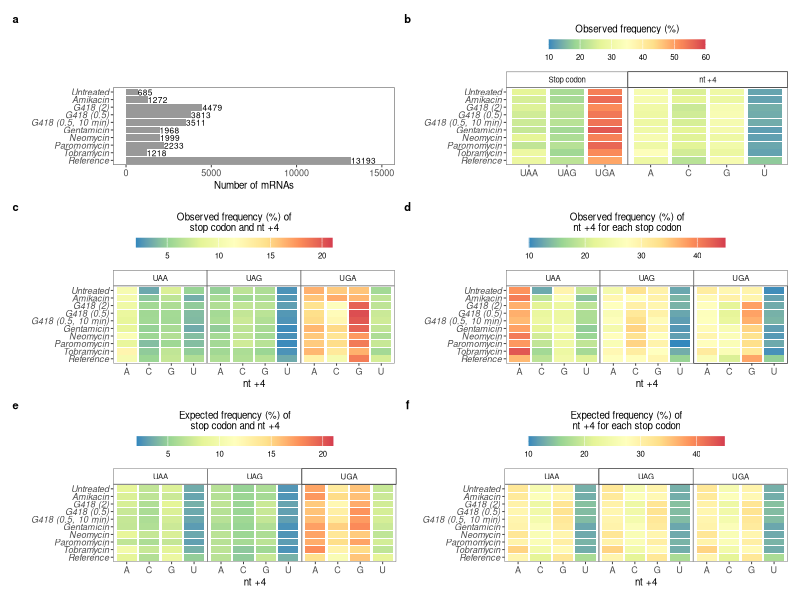

The R source for this figure:
# ----------------------------------------
# Figure S3
# ----------------------------------------

library(dplyr)
library(ggplot2)

stop4_chisq <- read.table("../Data/chisq_proportion_stop4.txt", header = TRUE)
stop4_chisq <- stop4_chisq %>% group_by(Sample, stop_codon) %>% mutate(total_by_stop = sum(observed_count))
stop4_chisq$expected_fraction_by_stop <- stop4_chisq$expected_count / stop4_chisq$total_by_stop
stop4_chisq$observed_fraction_by_stop <- stop4_chisq$observed_count / stop4_chisq$total_by_stop
stop4_chisq$Sample <- recode_factor(stop4_chisq$Sample, Untr = "Untreated", Amik = "Amikacin", 
                                    G418_2000 = "G418 (2)", G418_500 = "G418 (0.5)", G418_500_10min = "G418 (0.5, 10 min)",  
                                    Genta = "Gentamicin", Neo = "Neomycin", Parom = "Paromomycin", Tobra = "Tobramycin", 
                                    Reference = "Reference")

# Number of mRNAs in each group
dfn <- stop4_chisq %>% group_by(Sample) %>% summarise(n = sum(observed_count))
p_n <- ggplot(dfn, aes(x = n, y = Sample)) + 
  geom_col(fill = "#999999") + geom_text(aes(label = n), hjust = 0, size = 6/.pt) +
  scale_y_discrete(limits = rev(levels(stop4_chisq$Sample))) +
  coord_cartesian(xlim = c(0, 15000)) +
  xlab("Number of mRNAs") + ylab("") +
  theme_bw(base_size = 7) + 
  theme(panel.grid = element_blank(), axis.text.y = element_text(face = "italic", size = 6.5), axis.text.x = element_text(size = 6.5))

# Observed frequency of stop codon and nt +4 together
p_stop4_ob <- ggplot(stop4_chisq) +
  geom_tile(aes(x = nt_p04, y = Sample, fill = observed_fraction*100), height = 0.9, width = 0.9) +
  facet_grid(.~stop_codon) +
  scale_fill_distiller(name = "Observed frequency (%) of\nstop codon and nt +4", palette = "Spectral", limit = c(2, 21)) +
  scale_y_discrete(limits = rev(levels(stop4_chisq$Sample))) +
  xlab("nt +4") + ylab("") +
  theme_bw(base_size = 7) + 
  theme(panel.grid = element_blank(), panel.spacing = unit(0, "cm"), panel.border = element_rect(size = 0.25),
        legend.position = "top", legend.box = "horizontal", legend.title = element_text(hjust = 0.5, vjust = 1), legend.margin = margin(r = 1, unit = "cm"),
        axis.text.y = element_text(face = "italic", size = 6.5), axis.text.x = element_text(size = 6.5),
        strip.text.y = element_text(angle = 0, size = 7), strip.background = element_rect(fill = "white", size = 0.25)) +
  guides(fill = guide_colourbar(order = 1, barwidth = unit(5, "cm"), barheight = unit(0.25, "cm"), 
                                title.position = "top"))

# Expected frequency of stop codon and nt +4 together
p_stop4_ex <- ggplot(stop4_chisq) +
  geom_tile(aes(x = nt_p04, y = Sample, fill = expected_fraction*100), height = 0.9, width = 0.9) +
  facet_grid(.~stop_codon) +
  scale_fill_distiller(name = "Expected frequency (%) of\nstop codon and nt +4", palette = "Spectral", limit = c(2, 21)) +
  scale_y_discrete(limits = rev(levels(stop4_chisq$Sample))) +
  xlab("nt +4") + ylab("") +
  theme_bw(base_size = 7) + 
  theme(panel.grid = element_blank(), panel.spacing = unit(0, "cm"), panel.border = element_rect(size = 0.25),
        legend.position = "top", legend.box = "horizontal", legend.title = element_text(hjust = 0.5, vjust = 1), legend.margin = margin(r = 1, unit = "cm"),
        axis.text.y = element_text(face = "italic", size = 6.5), axis.text.x = element_text(size = 6.5),
        strip.text.y = element_text(angle = 0, size = 7), strip.background = element_rect(fill = "white", size = 0.25)) +
  guides(fill = guide_colourbar(order = 1, barwidth = unit(5, "cm"), barheight = unit(0.25, "cm"), 
                                title.position = "top"))

# Observed frequency of stop codon and nt +4, separately
df_stop <- stop4_chisq %>% group_by(Sample, stop_codon) %>% summarise(count = sum(observed_count))
df_stop <- df_stop %>% group_by(Sample) %>% mutate(fraction = count / sum(count))
colnames(df_stop)[2] <- "position"
df_stop$feature <- "Stop codon"
df_nt4 <- stop4_chisq %>% group_by(Sample, nt_p04) %>% summarise(count = sum(observed_count))
df_nt4 <- df_nt4 %>% group_by(Sample) %>% mutate(fraction = count / sum(count))
colnames(df_nt4)[2] <- "position"
df_nt4$feature <- "nt +4"
df <- rbind(df_stop, df_nt4)
df$feature <- factor(df$feature, levels = c("Stop codon", "nt +4"))

p_sep <- ggplot(df) +
  geom_tile(aes(x = position, y = Sample, fill = fraction*100), height = 0.9, width = 0.9) +
  facet_grid(.~feature, scales = "free_x", space = "free_x") +
  scale_fill_distiller(name = "Observed frequency (%)", palette = "Spectral", limit = c(10, 60)) +
  scale_y_discrete(limits = rev(levels(df_stop$Sample))) +
  xlab("") + ylab("") +
  theme_bw(base_size = 7) + 
  theme(panel.grid = element_blank(), panel.spacing = unit(0, "cm"), panel.border = element_rect(size = 0.25),
        legend.position = "top", legend.box = "horizontal", legend.title = element_text(hjust = 0.5, vjust = 1), legend.margin = margin(r = 1, unit = "cm"),
        axis.text.y = element_text(face = "italic", size = 6.5), axis.text.x = element_text(size = 6.5),
        strip.text.y = element_text(angle = 0, size = 7), strip.background = element_rect(fill = "white", size = 0.25)) +
  guides(fill = guide_colourbar(order = 1, barwidth = unit(4, "cm"), barheight = unit(0.25, "cm"), 
                                title.position = "top"))

# Observed frequency, grouped by stop codon identity
p_ob <- ggplot(stop4_chisq) +
  geom_tile(aes(x = nt_p04, y = Sample, fill = observed_fraction_by_stop*100), height = 0.9, width = 0.9) +
  facet_grid(.~stop_codon) +
  scale_fill_distiller(name = "Observed frequency (%) of\nnt +4 for each stop codon", palette = "Spectral", limits = c(10, 45)) +
  scale_y_discrete(limits = rev(levels(stop4_chisq$Sample))) +
  xlab("nt +4") + ylab("") +
  theme_bw(base_size = 7) + 
  theme(panel.grid = element_blank(), panel.spacing = unit(0, "cm"), panel.border = element_rect(size = 0.25),
        legend.position = "top", legend.box = "horizontal", legend.title = element_text(hjust = 0.5, vjust = 1), legend.margin = margin(r = 1, unit = "cm"), legend.title.align = 0.5,
        axis.text.y = element_text(face = "italic", size = 6.5), axis.text.x = element_text(size = 6.5),
        strip.text.y = element_text(angle = 0, size = 7), strip.background = element_rect(fill = "white", size = 0.25)) +
  guides(fill = guide_colourbar(order = 1, barwidth = unit(5, "cm"), barheight = unit(0.25, "cm"), 
                                title.position = "top"))

# Expected frequency, grouped by stop codon identity
p_ex <- ggplot(stop4_chisq) +
  geom_tile(aes(x = nt_p04, y = Sample, fill = expected_fraction_by_stop*100), height = 0.9, width = 0.9) +
  facet_grid(.~stop_codon) +
  scale_fill_distiller(name = "Expected frequency (%) of\nnt +4 for each stop codon", palette = "Spectral", limits = c(10, 45)) +
  scale_y_discrete(limits = rev(levels(stop4_chisq$Sample))) +
  xlab("nt +4") + ylab("") +
  theme_bw(base_size = 7) + 
  theme(panel.grid = element_blank(), panel.spacing = unit(0, "cm"), panel.border = element_rect(size = 0.25),
        legend.position = "top", legend.box = "horizontal", legend.title = element_text(hjust = 0.5, vjust = 1), legend.margin = margin(r = 1, unit = "cm"), 
        axis.text.y = element_text(face = "italic", size = 6.5), axis.text.x = element_text(size = 6.5),
        strip.text.y = element_text(angle = 0, size = 7), strip.background = element_rect(fill = "white", size = 0.25)) +
  guides(fill = guide_colourbar(order = 1, barwidth = unit(5, "cm"), barheight = unit(0.25, "cm"), 
                                title.position = "top"))

library(patchwork)
p <- (p_n | p_sep) / (p_stop4_ob | p_ob) / (p_stop4_ex | p_ex) +
  plot_annotation(tag_levels = 'a') &
  theme(plot.tag = element_text(size = 8, face = "bold"), plot.tag.position = "topleft")

# Export plot
library(Cairo)
CairoFonts(
  regular = "Arial:style=Regular",
  bold = "Arial:style=Black",
  italic = "Arial:style=Italic",
  bolditalic = "Arial:style=Black Italic",
  symbol = "Symbol"
)
cairo_pdf(filename = "../Plots/FigureS3.pdf", family = "Arial", width = 7, height = 8.5) 
p
dev.off()
